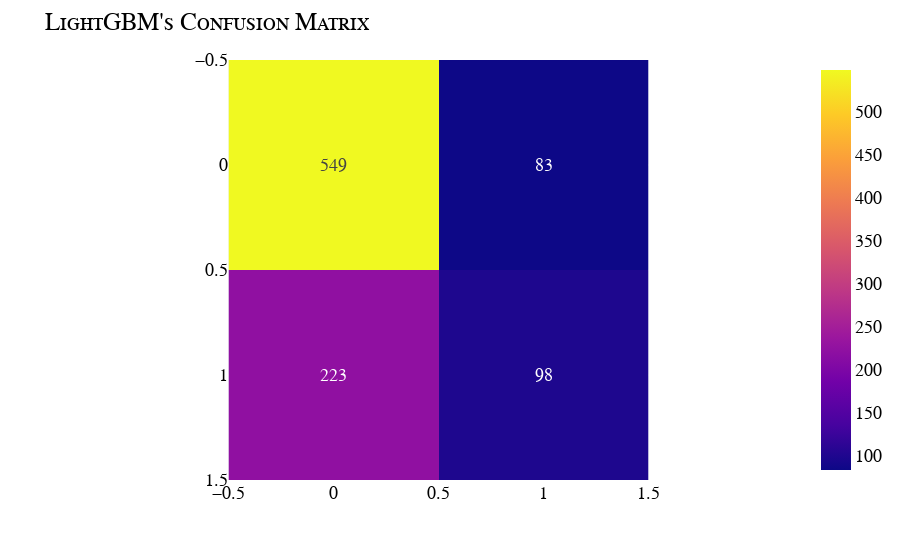

The notebook cell saved with this chart:
### Code cell
accuracy = lightGBM.score(X_test, y_test)


print(f"LightGBM acurracy: {accuracy*100:.2f}%")
print("\nClassification report")
print(classification_report(y_test, preds))

cm = confusion_matrix(y_test, preds)
fig = px.imshow(cm, text_auto=True).update_layout(title={"text": "LightGBM's Confusion Matrix"}, font=my_font).show()

### Figure 1 — Plotly figure (JSON) as saved in the notebook; plotly's stock layout.template omitted (floating-point values rounded to 4 significant figures)
{"data": [{"coloraxis": "coloraxis", "hovertemplate": "x: %{x}<br>y: %{y}<br>color: %{z}<extra></extra>", "name": "0", "texttemplate": "%{z}", "type": "heatmap", "xaxis": "x", "yaxis": "y", "z": [[549, 83], [223, 98]]}], "layout": {"coloraxis": {"colorscale": [[0, "#0d0887"], [0.1111, "#46039f"], [0.2222, "#7201a8"], [0.3333, "#9c179e"], [0.4444, "#bd3786"], [0.5556, "#d8576b"], [0.6667, "#ed7953"], [0.7778, "#fb9f3a"], [0.8889, "#fdca26"], [1, "#f0f921"]]}, "font": {"color": "Black", "family": "Courier New, monospace", "size": 18, "variant": "small-caps"}, "margin": {"t": 60}, "title": {"text": "LightGBM's Confusion Matrix"}, "xaxis": {"anchor": "y", "constrain": "domain", "domain": [0, 1], "scaleanchor": "y"}, "yaxis": {"anchor": "x", "autorange": "reversed", "constrain": "domain", "domain": [0, 1]}}}
